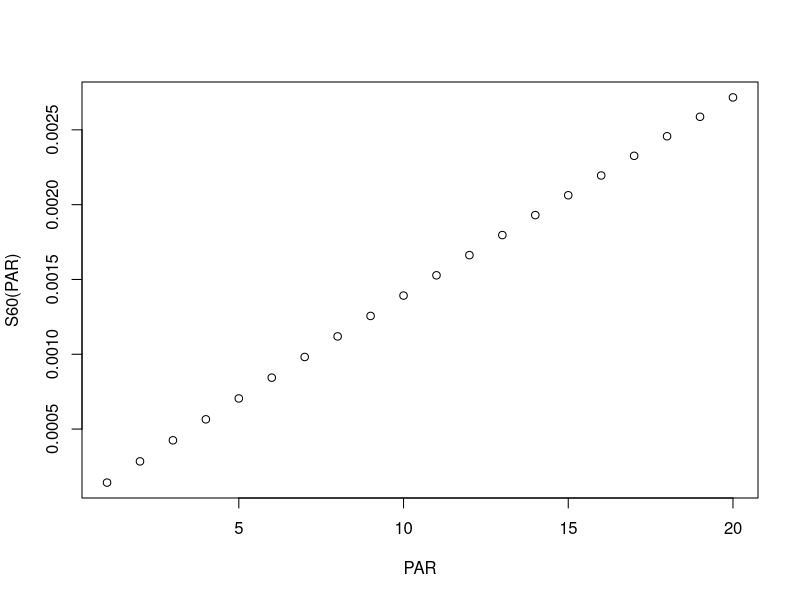

Recreate this plot in R.
a=0.3
b = 0.005
c = 0.002
gSini = 50

S60 = function(PAR) {
	a*(1. - exp(-b*PAR))*((1. - exp(-c*gSini)))
}

PAR = 1:20

plot(PAR, S60(PAR))

